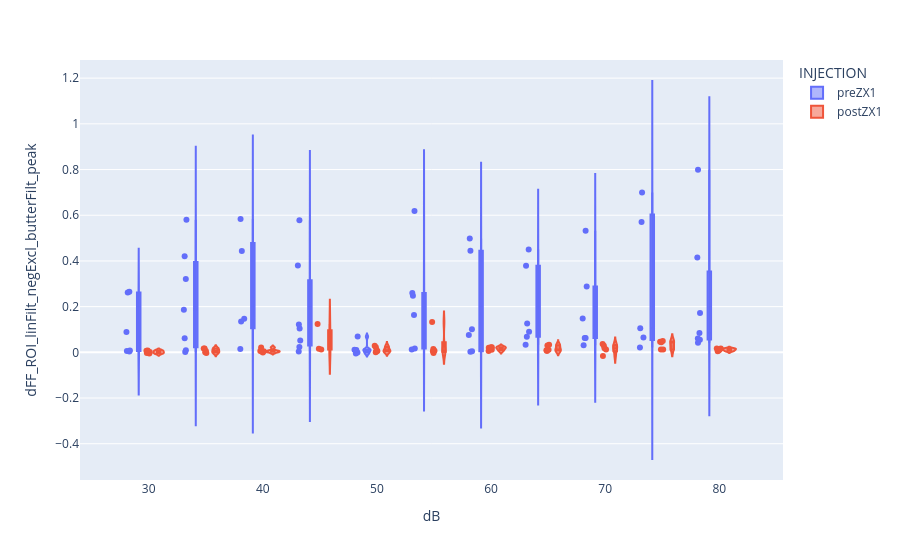

Source (notebook cell):
### Code cell
# plot peak response amplitudes across sound intensities

import plotly.express as px

# # histogram showing averaged peak dFF across intensities between pre- and post-ZX1
# fig = px.histogram(df_drop_drop[df_drop_drop['dir']==expDir], x="dB", y="dFF_ROI_linFilt_negExcl_butterFilt_peak",
#                    color="INJECTION", barmode='group', histfunc='avg', height=400)

# # violin plot showing distribution of peak dFF across intensities between pre- and post-ZX1
# dFF response
fig = px.violin(df_drop_drop[df_drop_drop['dir']==expDir], y="dFF_ROI_linFilt_negExcl_butterFilt_peak", x="dB", color="INJECTION", box=True, points='all')

# dF response
# fig = px.violin(df_drop_drop[df_drop_drop['dir']==expDir], y="dF_ROI_linFilt_negExcl_butterFilt_peak", x="dB", color="INJECTION", box=True, points='all')

fig.show()

### Figure 1 — Plotly figure (JSON) as saved in the notebook; plotly's stock layout.template omitted (floating-point values rounded to 4 significant figures)
{"data": [{"alignmentgroup": "True", "box": {"visible": true}, "hovertemplate": "INJECTION=preZX1<br>dB=%{x}<br>dFF_ROI_linFilt_negExcl_butterFilt_peak=%{y}<extra></extra>", "legendgroup": "preZX1", "marker": {"color": "#636efa"}, "name": "preZX1", "offsetgroup": "preZX1", "orientation": "v", "points": "all", "scalegroup": "True", "showlegend": true, "type": "violin", "x": [30, 35, 50, 75, 40, 60, 55, 80, 35, 65, 70, 45, 70, 65, 50, 30, 75, 35, 60, 55, 40, 45, 80, 80, 40, 50, 30, 55, 75, 35, 60, 45, 65, 70, 30, 70, 55, 75, 45, 35, 65, 80, 50, 40, 60, 60, 35, 75, 30, 50, 80, 45, 70, 65, 40, 55, 70, 35, 30, 55, 80, 65, 60, 45, 50, 80, 45], "x0": " ", "xaxis": "x", "y": [0.003245, 0.001336, 0.01066, 0.6999, 0.5838, 0.4446, 0.6184, 0.799, 0.5801, 0.3789, 0.5324, 0.003313, 0.06239, 0.09048, -0.000401, 0.00535, 0.06526, 0.4208, 0.002601, 0.26, 0.1465, 0.5778, 0.1718, 0.4149, 0.4433, -0.005629, 0.007713, 0.2481, 0.5704, 0.3208, 0.4981, 0.3805, 0.4497, 0.2883, 0.2654, 0.1477, 0.1637, 0.1059, 0.1214, 0.1865, 0.1264, 0.08496, 0.01048, 0.1352, 0.1008, 0.07587, 0.06117, 0.02073, 0.08936, 0.06884, 0.0416, 0.05173, 0.06223, 0.03321, 0.0151, 0.01232, 0.03153, 0.009554, 0.2614, 0.01721, 0.05461, 0.06806, 0.004509, 0.02294, 0.01148, 0.06043, 0.1039], "y0": " ", "yaxis": "y"}, {"alignmentgroup": "True", "box": {"visible": true}, "hovertemplate": "INJECTION=postZX1<br>dB=%{x}<br>dFF_ROI_linFilt_negExcl_butterFilt_peak=%{y}<extra></extra>", "legendgroup": "postZX1", "marker": {"color": "#EF553B"}, "name": "postZX1", "offsetgroup": "postZX1", "orientation": "v", "points": "all", "scalegroup": "True", "showlegend": true, "type": "violin", "x": [30, 35, 75, 40, 50, 60, 65, 70, 30, 60, 40, 80, 50, 45, 30, 65, 70, 75, 55, 35, 70, 65, 55, 35, 60, 45, 80, 40, 75, 50, 65, 75, 35, 80, 70, 50, 60, 55, 30, 45, 40, 40, 80, 30, 65, 35, 60, 55, 70, 50, 75, 50, 55, 80], "x0": " ", "xaxis": "x", "y": [-0.005424, 0.005671, 0.04443, -0.0008471, 0.004372, 0.00626, 0.009098, 0.01204, 0.007455, 0.0115, 0.006222, 0.01282, 0.02197, 0.1239, 0.007953, 0.03305, 0.03621, 0.0495, 0.1326, -0.003423, 0.02844, 0.02967, 0.01423, 0.01641, 0.02276, 0.01566, 0.007912, 0.02144, 0.04635, 0.0008205, 0.01121, 0.01216, 0.01663, 0.01634, -0.01622, 0.0286, 0.0199, -0.003195, 0.0009127, 0.01186, 0.004333, 0.003987, 0.005119, -0.003241, 0.006024, 0.0007975, 0.02265, 0.006912, 0.01821, 0.009151, 0.01224, 0.006286, 0.005112, 0.01622], "y0": " ", "yaxis": "y"}], "layout": {"legend": {"title": {"text": "INJECTION"}, "tracegroupgap": 0}, "margin": {"t": 60}, "violinmode": "group", "xaxis": {"anchor": "y", "domain": [0, 1], "title": {"text": "dB"}}, "yaxis": {"anchor": "x", "domain": [0, 1], "title": {"text": "dFF_ROI_linFilt_negExcl_butterFilt_peak"}}}}
